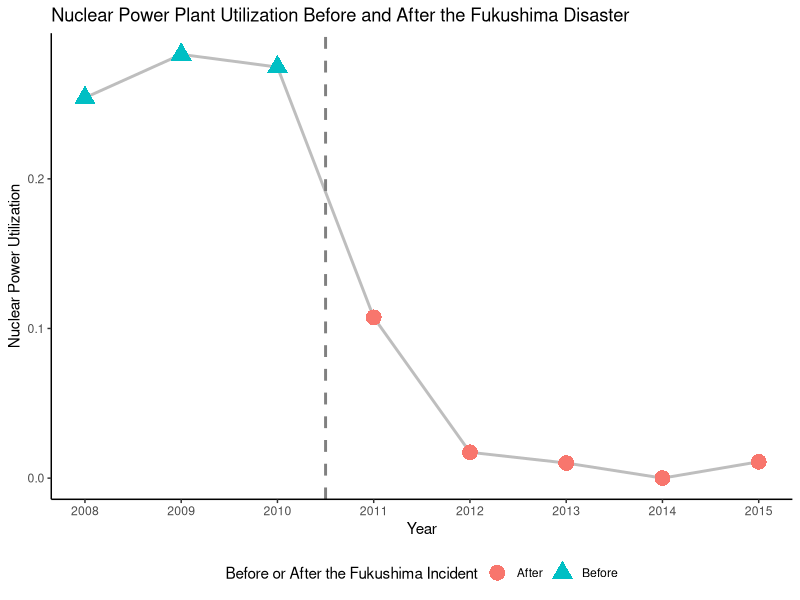
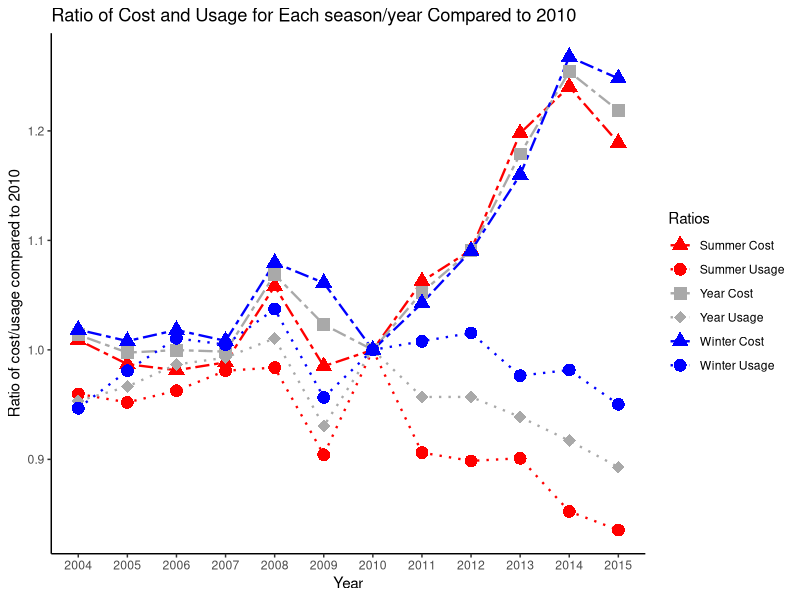
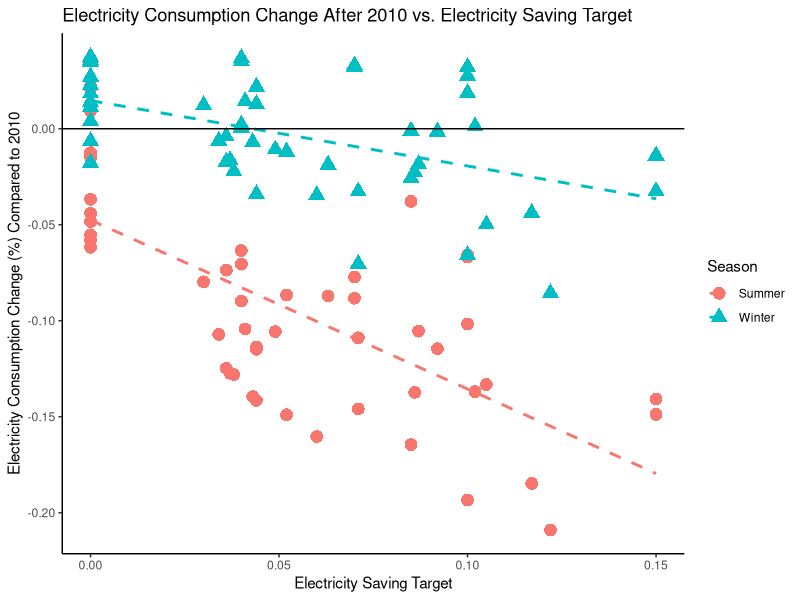

These figures' R source, in order:
#### Preamble ####
# Purpose: Replicates Graphs With Data From the Original Paper
# Author: Moohaeng Sohn
# Date: February 13th, 2024
# Contact: alex.sohn@mail.utoronto.ca
# License: MIT
# Pre-requisites: Have the required data downloaded in the inputs/data folder


#### Workspace setup ####
library(tidyverse)
library(haven)

#### Load in Nuclear data ####
nuclear <- read_dta("inputs/data/nuclear.dta")

#### Make Nuclear Power Usage Graph ####
nuclear_graph_data <- nuclear |>
  group_by(year) |>
  summarize(
    total_energy = sum(all),
    total_nuclear = sum(nuclear),
    utilization = total_nuclear / total_energy
  ) |>
  mutate(
    # Mark dates before the Fukushima Incident
    before_incident = if_else(as.Date(paste(year, "12-01", sep="-")) < as.Date("2011-03-11"), "Before", "After")
  )
nuclear_graph_data|>
  ggplot(aes(x=year, y=utilization)) +
  geom_line(color="gray",
            size=1) +
  geom_point(aes(color=before_incident,
                 shape=before_incident),
             size = 5) +
  geom_vline(xintercept = 2010.5,
             color= "#808080",
             linetype = "dashed",
             size = 1) +
  theme_classic() +
  scale_x_continuous(breaks = seq(2008, 2015, by=1)) +
  labs(
    x= "Year",
    y = "Nuclear Power Utilization",
    title = "Nuclear Power Plant Utilization Before and After the Fukushima Disaster",
    color = "Before or After the Fukushima Incident",
    shape = "Before or After the Fukushima Incident"
  ) + 
  theme(legend.position = 'bottom')

#### Load Electricity Usage and Cost Data ####
ec_usage_cost <- tibble(read_dta("inputs/data/elec_region.dta"))

#### Replicate Electricity Usage and Cost Graph ####
ec_graph_data <- ec_usage_cost |>
  filter(month %in% c(12,1,2,3,7,8,9)) |>
  mutate(
    season = if_else(month %in% c(12,1,2,3), "Winter", "Summer")
  ) |>
  group_by(year, season) |>
  summarize(
    avg_cost = mean(ptotal),
    avg_usage = mean(total)
  ) |>
  ungroup()

# Get 2010 winter averages
winter_2010_avg_ec_usage <- ec_graph_data |>
  filter(year == 2010 & season == "Winter") |>
  pull('avg_usage')
winter_2010_avg_ec_cost <- ec_graph_data |>
  filter(year == 2010 & season == "Winter") |>
  pull('avg_cost')

# Get 2010 Summer averages
summer_2010_avg_ec_usage <- ec_graph_data |>
  filter(year == 2010 & season == "Summer") |>
  pull('avg_usage')
summer_2010_avg_ec_cost <- ec_graph_data |>
  filter(year == 2010 & season == "Summer") |>
  pull('avg_cost')

# Make a new row with all the ratios
ec_graph_data <- ec_graph_data |>
  mutate(
    cost_ratio = if_else(season == "Summer",
                         avg_cost / summer_2010_avg_ec_cost,
                         avg_cost / winter_2010_avg_ec_cost),
    usage_ratio = if_else(season == "Summer",
                         avg_usage / summer_2010_avg_ec_usage,
                         avg_usage / winter_2010_avg_ec_usage)
  )

# Make 2 vectors with average of those 2 seasons
# One for Usage ratio
# One for Cost ratio
yearly_avg_usage <- c()
yearly_avg_cost <- c()

# For each year get the average usage and average cost and add to the vector
for (y in 2004:2015){
  curr_avg_usage <- ec_graph_data |>
    filter(year == y) |>
    pull(usage_ratio)
  curr_avg_cost <- ec_graph_data |>
    filter(year == y) |>
    pull(cost_ratio)
  print(curr_avg_cost)
  # we need double for yearly avg because there's summer and winter rows per year
  yearly_avg_usage <- c(yearly_avg_usage, mean(curr_avg_usage), mean(curr_avg_usage))
  yearly_avg_cost <- c(yearly_avg_cost, mean(curr_avg_cost), mean(curr_avg_cost))
}

# Add in the average usage and average cost column
final_ec_graph_data <- ec_graph_data |>
  mutate(
    yearly_cost = yearly_avg_cost,
    yearly_usage = yearly_avg_usage
  ) |>
  select(
    -avg_cost,
    -avg_usage
  ) |>
  pivot_longer(
    cols = -c(year, season),
    names_to = "dataType",
    values_to = "values"
  ) |>
  # filter out winter yearly cost rows as it overlaps with summer yearly cost rows (they contain same info)
  filter(!((dataType == "yearly_cost" | dataType == "yearly_usage") & season == "Winter")) |>
  # Add season to datatype so we can separate it when we graph
  mutate(
    dataType = paste(season, dataType, sep="-")
  )

final_ec_graph_data |>
  ggplot(aes(x = year)) +
  theme_classic() +
  scale_x_continuous(breaks = seq(2004, 2015, by=1)) +
  scale_linetype_manual(values=c("twodash", "dotted", "twodash", "dotted", "twodash", "dotted"),
                        labels=c('Summer Cost', 'Summer Usage', 'Year Cost', 'Year Usage', 'Winter Cost', 'Winter Usage')) +
  scale_shape_manual(values=c(17, 16, 15, 18, 17, 16),
                     labels=c('Summer Cost', 'Summer Usage', 'Year Cost', 'Year Usage', 'Winter Cost', 'Winter Usage')) +
  scale_color_manual(
    values=c('red','red', 'darkgray', 'darkgray','blue','blue'),
    labels=c('Summer Cost', 'Summer Usage', 'Year Cost', 'Year Usage', 'Winter Cost', 'Winter Usage')
    ) +
  geom_line(
    aes(
      y = values,
      color = dataType,
      linetype = dataType
    ),
    size = 0.8
  ) +
  geom_point(
    aes(
      y = values,
      shape = dataType,
      color = dataType
    ),
    size = 4
  ) +
  labs(
    x = "Year",
    y = "Ratio of cost/usage compared to 2010",
    title = "Ratio of Cost and Usage for Each season/year Compared to 2010",
    color = "Ratios",
    shape = "Ratios",
    linetype = "Ratios"
  )

#### Load in Saving Target and Consumption data ####
saving_target <- tibble(read_dta('inputs/data/saving_r.dta'))
consumption <- tibble(read_dta('inputs/data/elec_region.dta'))

#### Replicate Graph ####
# Organize saving target By year and area code
region_yearly_st <- saving_target |>
  mutate(
    id = paste(year, area_id, sep = "-"),
  ) |>
  group_by(id) |>
  summarize(
    st = mean(saving_rs)
  )

# Get total energy consumption by season and year and id
season_yearly_cons <- consumption |>
  filter(month %in% c(1,2,3, 7,8,9, 12)) |>
  mutate(
    season = if_else(month %in% c(1,2,3,12), "Winter", "Summer")
  ) |>
  group_by(season, year, area_id) |>
  summarize(
    total = sum(total)
  ) |>
  ungroup()

# Get 2010 winter consumption data by area and sort by area_id
winter_2010_cons <- season_yearly_cons |>
  filter(year == 2010 & season == "Winter") |>
  arrange(area_id) |>
  pull(total)

# Get 2010 summer ...
summer_2010_cons <- season_yearly_cons |>
  filter(year == 2010 & season == "Summer") |>
  arrange(area_id) |>
  pull(total)

# Get % change for each year and area id
perc_change <- season_yearly_cons |>
  mutate(
    change = 
      if_else(
        season == "Winter",
        # Use the fact that winter_2010_cons[area_id] gives us 2010 consumption 
        total / winter_2010_cons[area_id] - 1,
        total / summer_2010_cons[area_id] - 1
      )
  ) |>
  # Only using data past 2010 
  filter(year > 2010) |>
  mutate(
    id = paste(year, area_id, sep = "-"),
  ) |>
  select(
    season,
    id,
    change
  )
  
# Merge 2 tibbles
merged_table <- left_join(
  perc_change,
  region_yearly_st,
  by = "id"
)

# Make graph
merged_table |>
  ggplot(aes(x = st, y = change)) +
  theme_classic() +
  labs(
    x = "Electricity Saving Target",
    y = "Electricity Consumption Change (%) Compared to 2010",
    color = "Season",
    shape = "Season",
    title = "Electricity Consumption Change After 2010 vs. Electricity Saving Target",
  ) +
  geom_point(
    aes(
      x = st, 
      y = change,
      color = season,
      shape = season
    ),
    size = 4
  ) +
  geom_smooth(
    aes(
      group = season,
      color = season
    ), 
    method = "lm",
    se = FALSE,
    linetype = "dashed"
  ) +
  geom_hline(
    yintercept = 0
  )
